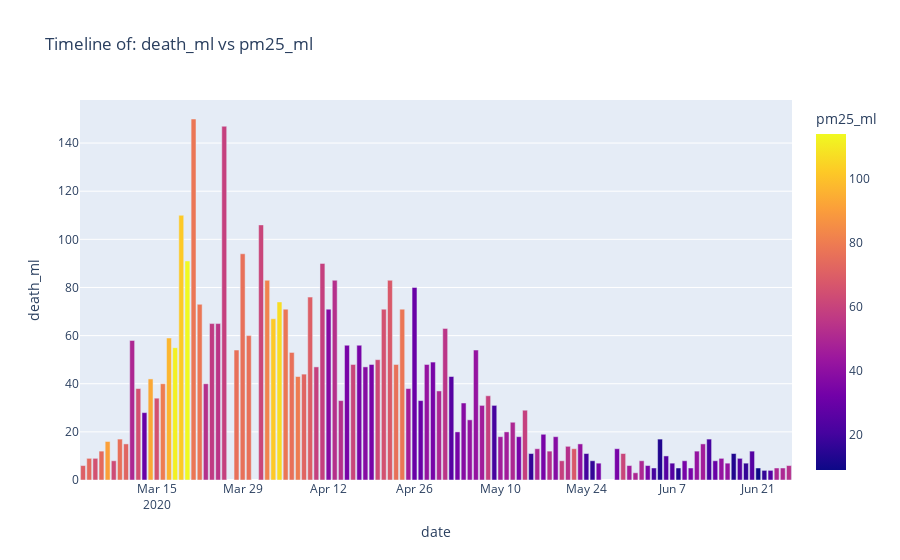

Source (notebook cell):
### Code cell
# 4.2.3.3) Timeline of death vs pollutant
plot_death_vs_pollutant_by_date(df_final, 'date', 'death_ml', 'pm25_ml')
# plot_death_vs_pollutant_by_date(df_final, 'date', 'death_ml_ip', 'pm25_ml_ip')
